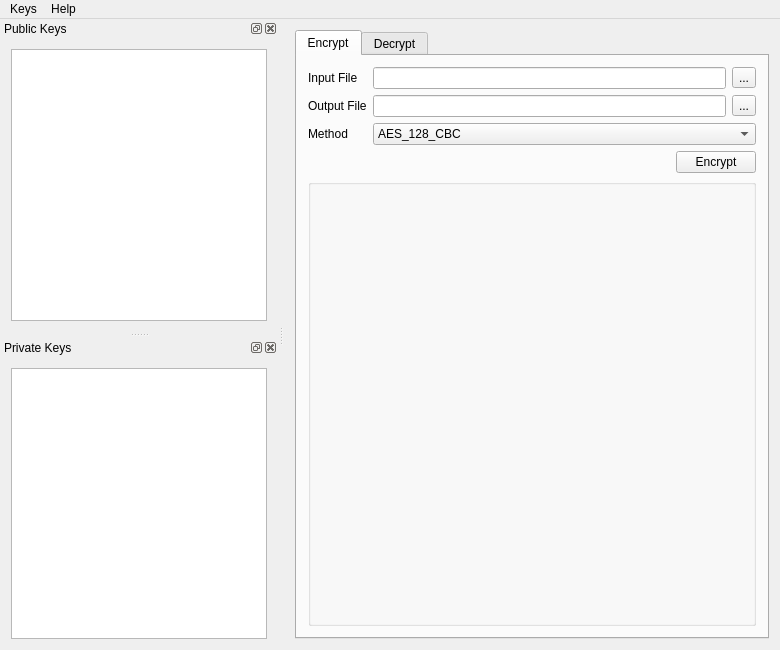
<?xml version="1.0" encoding="UTF-8"?>
<ui version="4.0">
 <class>MainWindow</class>
 <widget class="QMainWindow" name="MainWindow">
  <property name="geometry">
   <rect>
    <x>0</x>
    <y>0</y>
    <width>780</width>
    <height>650</height>
   </rect>
  </property>
  <property name="windowTitle">
   <string notr="true">PGP Again</string>
  </property>
  <property name="windowIcon">
   <iconset resource="../res.qrc">
    <normaloff>:/icon/icon</normaloff>:/icon/icon</iconset>
  </property>
  <widget class="QWidget" name="centralWidget">
   <layout class="QVBoxLayout" name="verticalLayout_10">
    <item>
     <widget class="QTabWidget" name="tabWidget">
      <property name="currentIndex">
       <number>0</number>
      </property>
      <widget class="QWidget" name="tab_Encrypt">
       <attribute name="title">
        <string>Encrypt</string>
       </attribute>
       <layout class="QVBoxLayout" name="verticalLayout_12">
        <item>
         <layout class="QGridLayout" name="gridLayout_EncryptFileArea">
          <item row="0" column="2">
           <widget class="QToolButton" name="toolButton_EncryptInput">
            <property name="text">
             <string notr="true">...</string>
            </property>
           </widget>
          </item>
          <item row="1" column="0">
           <widget class="QLabel" name="label_EncryptOutput">
            <property name="text">
             <string>Output File</string>
            </property>
           </widget>
          </item>
          <item row="0" column="1">
           <widget class="QLineEdit" name="lineEdit_EncryptInput"/>
          </item>
          <item row="0" column="0">
           <widget class="QLabel" name="label_EncryptInput">
            <property name="text">
             <string>Input File</string>
            </property>
           </widget>
          </item>
          <item row="1" column="2">
           <widget class="QToolButton" name="toolButton_EncryptOutput">
            <property name="text">
             <string notr="true">...</string>
            </property>
           </widget>
          </item>
          <item row="1" column="1">
           <widget class="QLineEdit" name="lineEdit_EncryptOutput"/>
          </item>
          <item row="2" column="1" colspan="2">
           <widget class="QComboBox" name="comboBox_EncryptMethod">
            <property name="sizePolicy">
             <sizepolicy hsizetype="Expanding" vsizetype="Fixed">
              <horstretch>0</horstretch>
              <verstretch>0</verstretch>
             </sizepolicy>
            </property>
            <item>
             <property name="text">
              <string notr="true">AES_128_CBC</string>
             </property>
            </item>
           </widget>
          </item>
          <item row="2" column="0">
           <widget class="QLabel" name="label_EncryptMethod">
            <property name="text">
             <string>Method</string>
            </property>
           </widget>
          </item>
         </layout>
        </item>
        <item>
         <layout class="QHBoxLayout" name="horizontalLayout_EncryptButtonArea">
          <item>
           <spacer name="horizontalSpacer">
            <property name="orientation">
             <enum>Qt::Horizontal</enum>
            </property>
            <property name="sizeHint" stdset="0">
             <size>
              <width>40</width>
              <height>20</height>
             </size>
            </property>
           </spacer>
          </item>
          <item>
           <widget class="QPushButton" name="pushButton_Encrypt">
            <property name="text">
             <string>Encrypt</string>
            </property>
           </widget>
          </item>
         </layout>
        </item>
        <item>
         <widget class="QGroupBox" name="groupBox_EncryptInfoArea">
          <property name="sizePolicy">
           <sizepolicy hsizetype="Preferred" vsizetype="Expanding">
            <horstretch>0</horstretch>
            <verstretch>0</verstretch>
           </sizepolicy>
          </property>
          <property name="title">
           <string/>
          </property>
          <layout class="QVBoxLayout" name="verticalLayout_2">
           <item>
            <widget class="QLabel" name="label_EncryptInfo">
             <property name="text">
              <string/>
             </property>
             <property name="alignment">
              <set>Qt::AlignLeading|Qt::AlignLeft|Qt::AlignTop</set>
             </property>
             <property name="wordWrap">
              <bool>true</bool>
             </property>
             <property name="textInteractionFlags">
              <set>Qt::LinksAccessibleByMouse|Qt::TextSelectableByKeyboard|Qt::TextSelectableByMouse</set>
             </property>
            </widget>
           </item>
          </layout>
         </widget>
        </item>
       </layout>
      </widget>
      <widget class="QWidget" name="tab_Decrypt">
       <attribute name="title">
        <string>Decrypt</string>
       </attribute>
       <layout class="QVBoxLayout" name="verticalLayout_11">
        <item>
         <layout class="QGridLayout" name="gridLayout_DecryptFileArea">
          <item row="0" column="0">
           <widget class="QLabel" name="label_DecryptInput">
            <property name="text">
             <string>Input File</string>
            </property>
           </widget>
          </item>
          <item row="0" column="1">
           <widget class="QLineEdit" name="lineEdit_DecryptInput"/>
          </item>
          <item row="1" column="0">
           <widget class="QLabel" name="label_DecryptOutput">
            <property name="text">
             <string>Output File</string>
            </property>
           </widget>
          </item>
          <item row="1" column="1">
           <widget class="QLineEdit" name="lineEdit_DecryptOutput"/>
          </item>
          <item row="0" column="2">
           <widget class="QToolButton" name="toolButton_DecryptInput">
            <property name="text">
             <string notr="true">...</string>
            </property>
           </widget>
          </item>
          <item row="1" column="2">
           <widget class="QToolButton" name="toolButton_DecryptOutput">
            <property name="text">
             <string notr="true">...</string>
            </property>
           </widget>
          </item>
         </layout>
        </item>
        <item>
         <layout class="QHBoxLayout" name="horizontalLayout_DecryptButtonArea">
          <item>
           <spacer name="horizontalSpacer_DecryptButtonArea">
            <property name="orientation">
             <enum>Qt::Horizontal</enum>
            </property>
            <property name="sizeHint" stdset="0">
             <size>
              <width>40</width>
              <height>20</height>
             </size>
            </property>
           </spacer>
          </item>
          <item>
           <widget class="QPushButton" name="pushButton_Decrypt">
            <property name="text">
             <string>Decrypt</string>
            </property>
           </widget>
          </item>
         </layout>
        </item>
        <item>
         <widget class="QGroupBox" name="groupBox_DecryptInfoArea">
          <property name="sizePolicy">
           <sizepolicy hsizetype="Preferred" vsizetype="Expanding">
            <horstretch>0</horstretch>
            <verstretch>0</verstretch>
           </sizepolicy>
          </property>
          <property name="title">
           <string/>
          </property>
          <layout class="QVBoxLayout" name="verticalLayout">
           <item>
            <widget class="QLabel" name="label_DecryptInfo">
             <property name="text">
              <string/>
             </property>
             <property name="alignment">
              <set>Qt::AlignLeading|Qt::AlignLeft|Qt::AlignTop</set>
             </property>
             <property name="wordWrap">
              <bool>true</bool>
             </property>
             <property name="textInteractionFlags">
              <set>Qt::LinksAccessibleByMouse|Qt::TextSelectableByKeyboard|Qt::TextSelectableByMouse</set>
             </property>
            </widget>
           </item>
          </layout>
         </widget>
        </item>
       </layout>
      </widget>
     </widget>
    </item>
   </layout>
  </widget>
  <widget class="QDockWidget" name="dockWidget_PublicKey">
   <property name="windowTitle">
    <string>Public Keys</string>
   </property>
   <attribute name="dockWidgetArea">
    <number>1</number>
   </attribute>
   <widget class="QWidget" name="dockWidgetContents_PublicKey">
    <layout class="QVBoxLayout" name="verticalLayout_5">
     <item>
      <widget class="QListView" name="listView_PublicKey">
       <property name="contextMenuPolicy">
        <enum>Qt::ActionsContextMenu</enum>
       </property>
      </widget>
     </item>
    </layout>
   </widget>
  </widget>
  <widget class="QDockWidget" name="dockWidget_PrivateKey">
   <property name="windowTitle">
    <string>Private Keys</string>
   </property>
   <attribute name="dockWidgetArea">
    <number>1</number>
   </attribute>
   <widget class="QWidget" name="dockWidgetContents_PrivateKey">
    <layout class="QVBoxLayout" name="verticalLayout_8">
     <item>
      <widget class="QListView" name="listView_PrivateKey">
       <property name="contextMenuPolicy">
        <enum>Qt::ActionsContextMenu</enum>
       </property>
      </widget>
     </item>
    </layout>
   </widget>
  </widget>
  <widget class="QMenuBar" name="menuBar">
   <property name="geometry">
    <rect>
     <x>0</x>
     <y>0</y>
     <width>780</width>
     <height>29</height>
    </rect>
   </property>
   <widget class="QMenu" name="menuHelp">
    <property name="title">
     <string>Help</string>
    </property>
    <addaction name="actionAbout"/>
    <addaction name="actionAboutQt"/>
   </widget>
   <widget class="QMenu" name="menuKeys">
    <property name="title">
     <string>Keys</string>
    </property>
    <addaction name="actionImportPublicKey"/>
    <addaction name="actionImportPrivateKey"/>
    <addaction name="separator"/>
    <addaction name="actionDeleteSelectedPublicKey"/>
    <addaction name="actionDeleteSelectedPrivateKey"/>
    <addaction name="separator"/>
    <addaction name="actionGenerateKeyPair"/>
   </widget>
   <addaction name="menuKeys"/>
   <addaction name="menuHelp"/>
  </widget>
  <action name="actionAbout">
   <property name="text">
    <string>About</string>
   </property>
  </action>
  <action name="actionAboutQt">
   <property name="text">
    <string>About Qt</string>
   </property>
  </action>
  <action name="actionGenerateKeyPair">
   <property name="text">
    <string>Generate Key Pair</string>
   </property>
  </action>
  <action name="actionImportPublicKey">
   <property name="text">
    <string>Import Public Key</string>
   </property>
  </action>
  <action name="actionImportPrivateKey">
   <property name="text">
    <string>Import Private Key</string>
   </property>
  </action>
  <action name="actionDeleteSelectedPublicKey">
   <property name="text">
    <string>Delete Selected Public Key</string>
   </property>
  </action>
  <action name="actionDeleteSelectedPrivateKey">
   <property name="text">
    <string>Delete Selected Private Key</string>
   </property>
  </action>
 </widget>
 <layoutdefault spacing="6" margin="11"/>
 <resources>
  <include location="../res.qrc"/>
 </resources>
 <connections/>
</ui>
